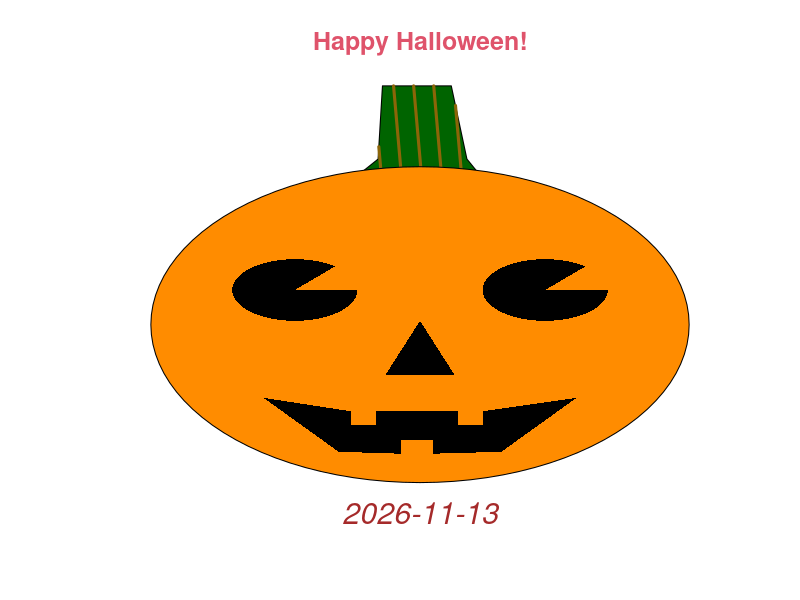

Reproduce this figure in R.

library(plotrix)
#plot region to set coordinates
plot( c(0,10), c(0,10), type="n", main="Happy Halloween!", col.main=2, axes=F, xlab="", ylab="",cex.main=1.5)

# stem
polygon(x=c(4.1,4.33, 4.4, 5.5, 5.75,  5.9), y=c(7.7,8, 9.9, 9.9, 8,  7.7)+0.4, col='dark green')
polygon(x=c(4.1,4.33, 4.4, 5.5, 5.75,  5.9),
        y=c(7.7,8, 9.9, 9.9, 8,  7.7)+0.4,  col='darkgoldenrod4', border = F, density=5, lwd=3, angle=95)

# face
draw.ellipse( 5 , 4.1, a=4.3, b=4.1, col='dark orange' , angle=0)

# eyes
draw.ellipse(c(7,3), c( 5,5),  c(1,1),  c(0.8, 0.8), col=1,    angle=0, border = F)

draw.ellipse(7, 5, 1, 0.80, col='dark orange', angle=0, segment=c(0,50), arc.only=FALSE, border = F)
draw.ellipse(3, 5, 1, 0.80, col='dark orange', angle=0, segment=c(0,50), arc.only=FALSE, border = F)

# nose
polygon(x=c(4.45, 5, 5.55, 4.7), y=c(2.8, 4.2, 2.8, 2.8), col=1, border = F)

# teeth
polygon( x=c(3.7, 2.5, 3.9, 3.9, 4.3, 4.3,5.6, 5.6, 6, 6, 7.5, 6.3, 5.2, 5.2, 4.7, 4.7, 3.7), 
         y=c(0.8, 2.2,1.85, 1.5,1.5,1.85, 1.85, 1.5,1.5,1.85,2.2, 0.8, 0.75, 1.1, 1.1,0.75 ,0.8), 
         col=1, border = F)

# add date
 mtext(Sys.Date(), font=3, col='brown', cex=1.8, side=1, line=0.5)